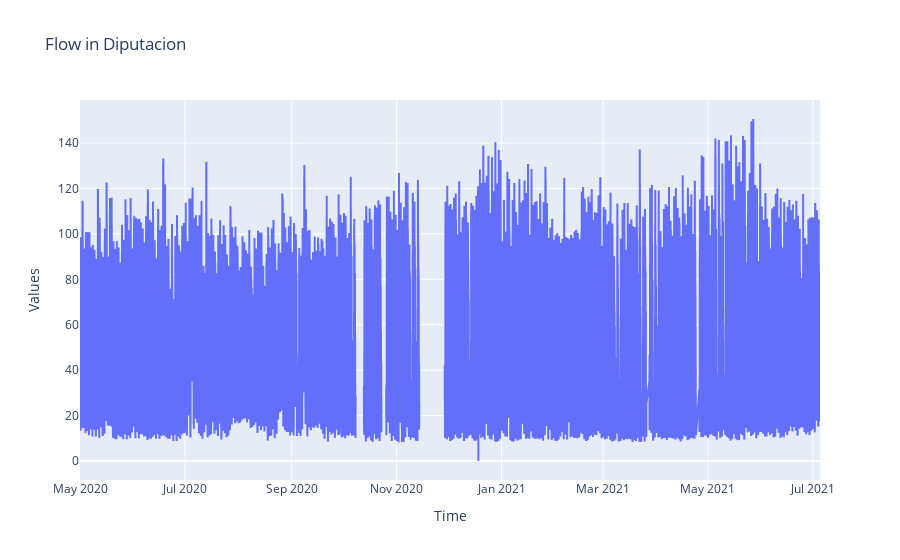

Here is the notebook cell this chart was saved with:
### Code cell
import plotly.express as px

fig = px.line(df, x='Time', y='Values', title='Flow in Diputacion')
fig.show()

### Figure 1 — Plotly figure (JSON) as saved in the notebook; plotly's stock layout.template omitted (floating-point values rounded to 4 significant figures; data arrays with more than 128 entries replaced by an {"elided": "..."} marker saying what was removed)
{"data": [{"hovertemplate": "Time=%{x}<br>Values=%{y}<extra></extra>", "legendgroup": "", "line": {"color": "#636efa", "dash": "solid"}, "mode": "lines", "name": "", "showlegend": false, "type": "scattergl", "x": {"elided": "20146 str values"}, "xaxis": "x", "y": {"elided": "20146 float values"}, "yaxis": "y"}], "layout": {"legend": {"tracegroupgap": 0}, "title": {"text": "Flow in Diputacion"}, "xaxis": {"anchor": "y", "domain": [0, 1], "title": {"text": "Time"}}, "yaxis": {"anchor": "x", "domain": [0, 1], "title": {"text": "Values"}}}}
